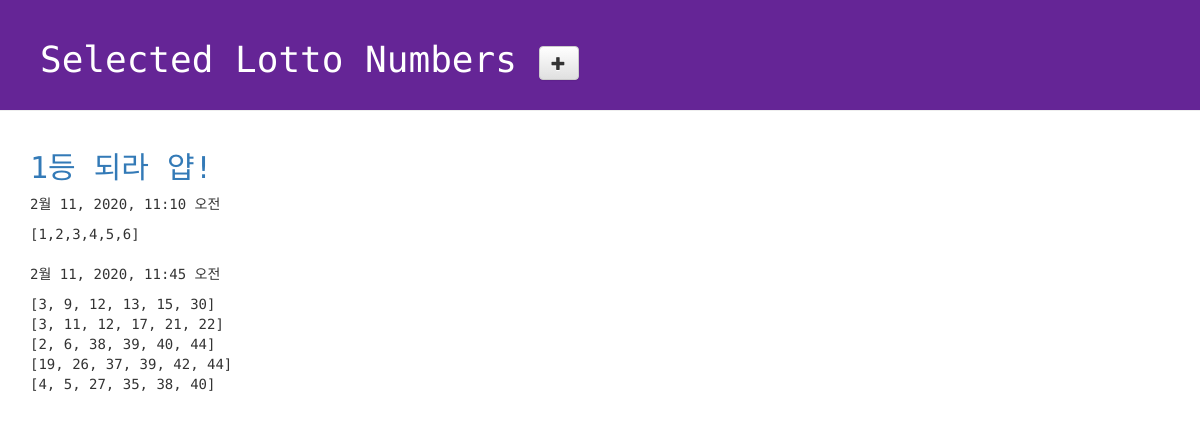
The app's page /, older data.
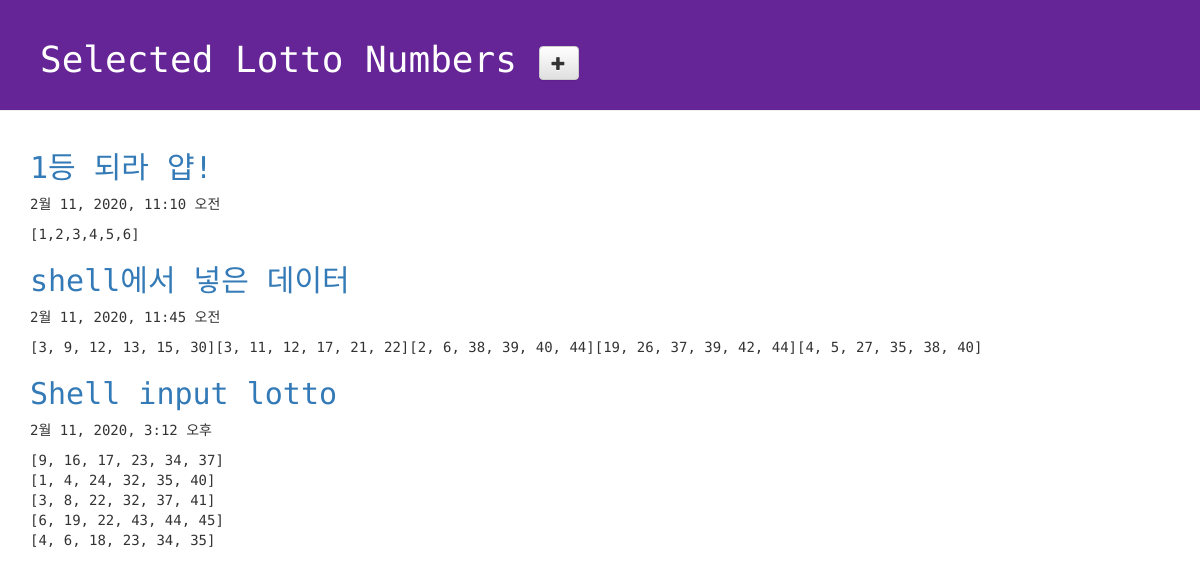
The same page, newer data.
### lotto/models.py (models this page shows, shortened)
class GuessNumbers(models.Model):
    name = models.CharField(max_length=24) # 로또 번호 리스트의 이름
    text = models.CharField(max_length=255) # 로또 번호 리스트에 대한 설명
    lottos = models.CharField(max_length=255, default='[1,2,3,4,5,6]') # 로또 번호들이 담길 str
    num_lotto = models.IntegerField(default=5) # 6개 번호 set의 갯수
    update_date = models.DateTimeField()

### lotto/views.py (the view)
# urls.py: path('', views.index), # 127.0.0.1:8000/
def index(request):
    lottos = GuessNumbers.objects.all()
    return render(request, 'lotto/default.html', {'lottos': lottos})

### lotto/templates/lotto/default.html (shortened to what this page needs)
<!DOCTYPE html>
{% load staticfiles %}
<html lang="ko">
<head>
  <link rel="stylesheet" href="//maxcdn.bootstrapcdn.com/bootstrap/3.2.0/css/bootstrap.min.css">
  <link rel="stylesheet" href="//maxcdn.bootstrapcdn.com/bootstrap/3.2.0/css/bootstrap-theme.min.css">
  <link rel='stylesheet' href="{% static 'css/lotto.css' %}">
</head>
<body>
  <div class="page-header">
    <h1>
      Selected Lotto Numbers
      <a href="{% url 'new_lotto' %}">
        <span class="glyphicon glyphicon-plus btn btn-default"></span>
      </a>
    </h1>
  </div>
  <div class="container lotto">
    {% for lotto in lottos %}
      <h2><a href="{% url 'detail' lottokey=lotto.pk %}">{{ lotto.text }}</a></h2>
      <p>{{ lotto.update_date }}</p>
      <p>{{ lotto.lottos | linebreaksbr }}</p>
    {% endfor %}
  </div>
</body>
</html>

Row changes from the older to the newer data that the page shows:
changed GuessNumbers: text (not shown) → "shell에서 넣은 데이터"; lottos "[3, 9, 12, 13, 15, 30] [3, 11, 12, 17, 21, 22] [2, 6, 38, 39, 40, 44] [19, 26, 37, 39, 42, 44] [4, 5, 27, 35, 38, 40]" → "[3, 9, 12, 13, 15, 30][3, 11, 12, 17, 21, 22][2, 6, 38, 39, 40, 44][19, 26, 37, 39, 42, 44][4, 5, 27, 35, 38, 40]"
added GuessNumbers: text "Shell input lotto", update_date "2월 11, 2020, 3:12 오후", lottos "[9, 16, 17, 23, 34, 37] [1, 4, 24, 32, 35, 40] [3, 8, 22, 32, 37, 41] [6, 19, 22, 43, 44, 45] [4, 6, 18, 23, 34, 35]"
